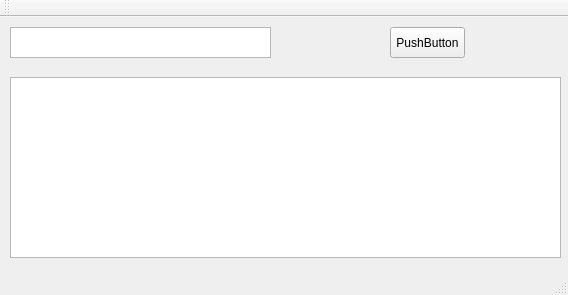
<?xml version="1.0" encoding="UTF-8"?>
<ui version="4.0">
 <class>MainWindow</class>
 <widget class="QMainWindow" name="MainWindow">
  <property name="geometry">
   <rect>
    <x>0</x>
    <y>0</y>
    <width>568</width>
    <height>295</height>
   </rect>
  </property>
  <property name="windowTitle">
   <string>MainWindow</string>
  </property>
  <widget class="QWidget" name="centralWidget">
   <widget class="QTextEdit" name="textEdit">
    <property name="geometry">
     <rect>
      <x>10</x>
      <y>10</y>
      <width>261</width>
      <height>31</height>
     </rect>
    </property>
   </widget>
   <widget class="QTextEdit" name="textEdit_2">
    <property name="geometry">
     <rect>
      <x>10</x>
      <y>60</y>
      <width>551</width>
      <height>181</height>
     </rect>
    </property>
   </widget>
   <widget class="QPushButton" name="pushButton">
    <property name="geometry">
     <rect>
      <x>390</x>
      <y>10</y>
      <width>75</width>
      <height>31</height>
     </rect>
    </property>
    <property name="text">
     <string>PushButton</string>
    </property>
   </widget>
  </widget>
  <widget class="QMenuBar" name="menuBar">
   <property name="geometry">
    <rect>
     <x>0</x>
     <y>0</y>
     <width>568</width>
     <height>21</height>
    </rect>
   </property>
  </widget>
  <widget class="QToolBar" name="mainToolBar">
   <attribute name="toolBarArea">
    <enum>TopToolBarArea</enum>
   </attribute>
   <attribute name="toolBarBreak">
    <bool>false</bool>
   </attribute>
  </widget>
  <widget class="QStatusBar" name="statusBar"/>
 </widget>
 <layoutdefault spacing="6" margin="11"/>
 <resources/>
 <connections/>
</ui>
